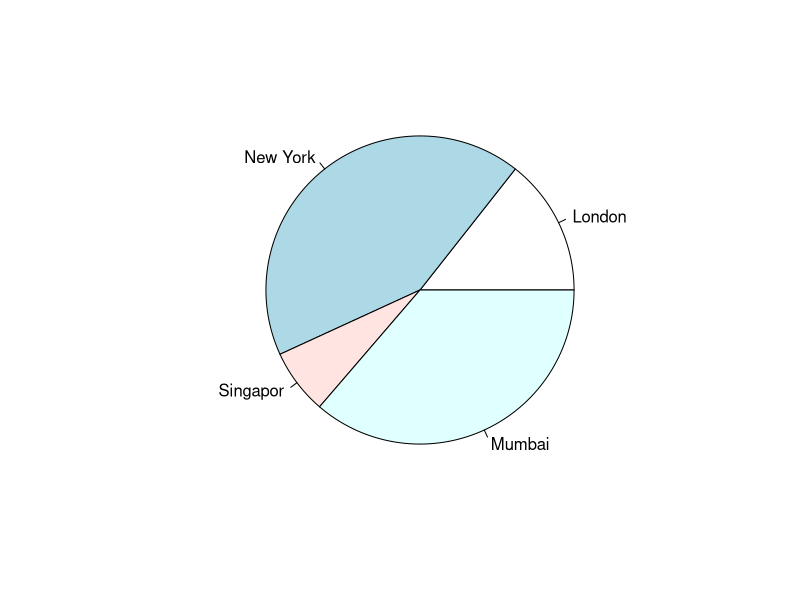
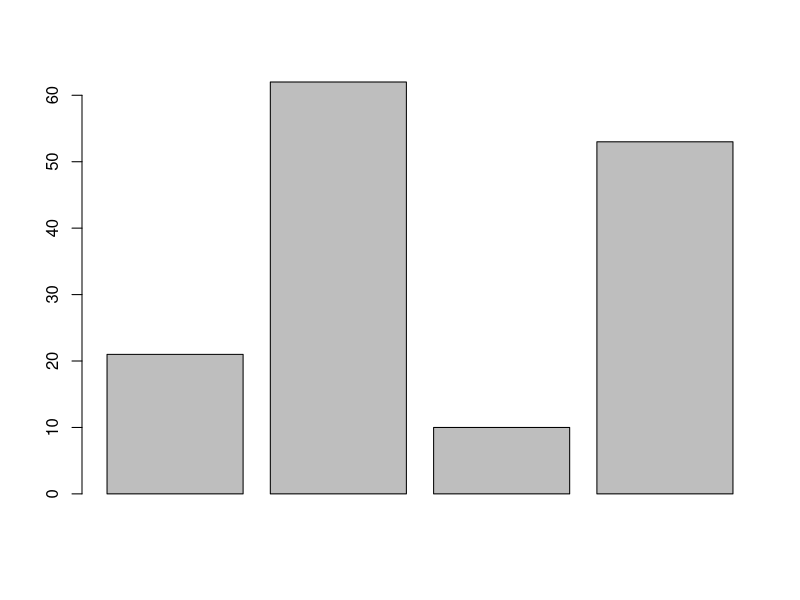
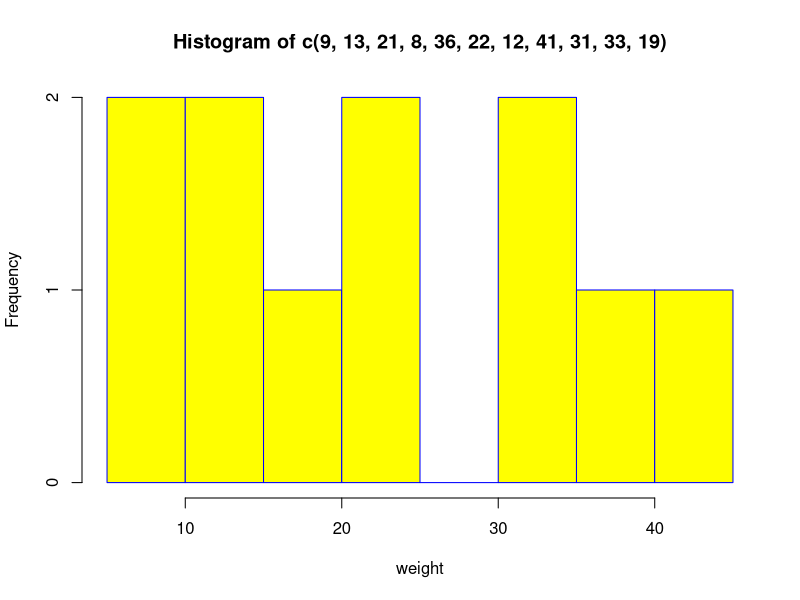
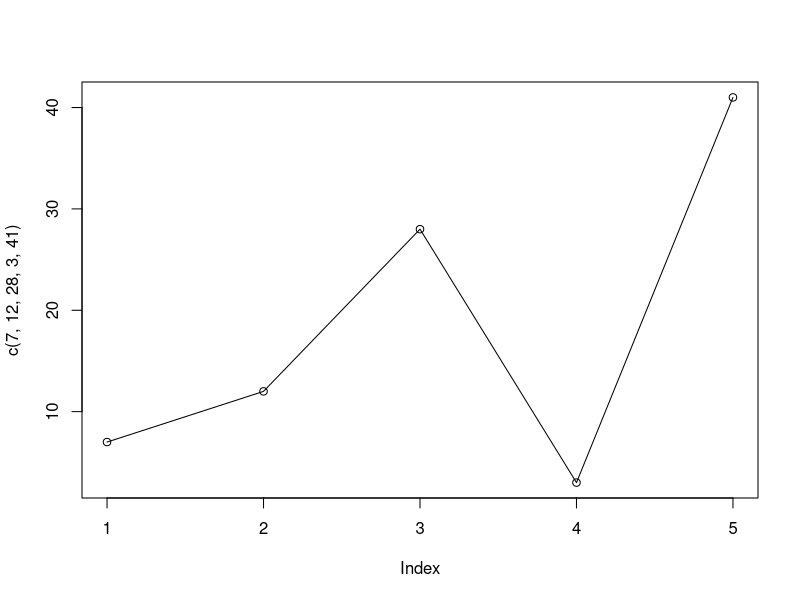
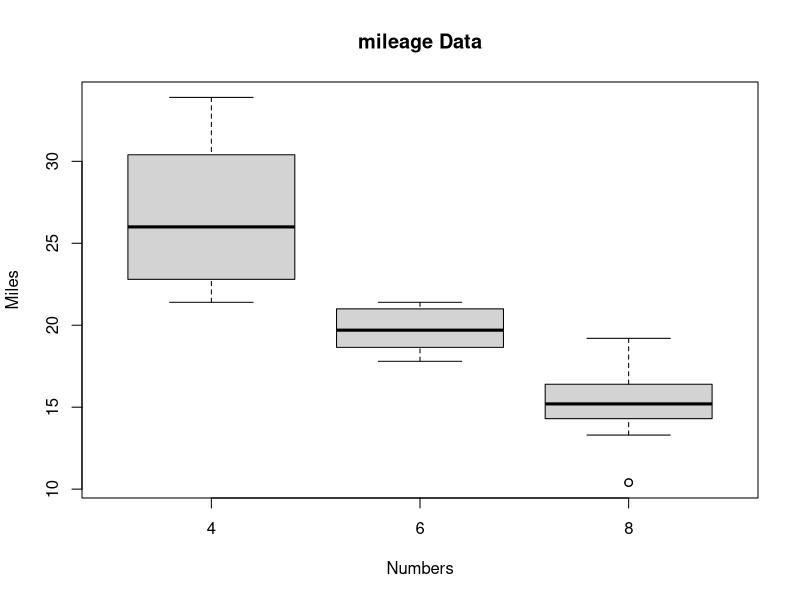

Write R code to recreate these figures, in order.
## chartDemo
# 파이차트
x <- c(21, 62, 10, 53)
city <- c("London", "New York", "Singapor", "Mumbai")
pie(x,city)
# 바차트
barplot(x)
# 히스토그램
hist(c(9,13,21,8,36,22,12,41,31,33,19)
     ,xlab= "weight"
     ,col = "yellow"
     ,border = "blue"
     )
#라인차트
plot(c(7,12,28,3,41), type = "o")
#주식차트
input <- mtcars[,c('mpg','cyl')]
print(head(input))
boxplot(mpg ~ cyl, data=mtcars
        , xlab = "Numbers"
        , ylab = "Miles"
        , main = "mileage Data"
        )
